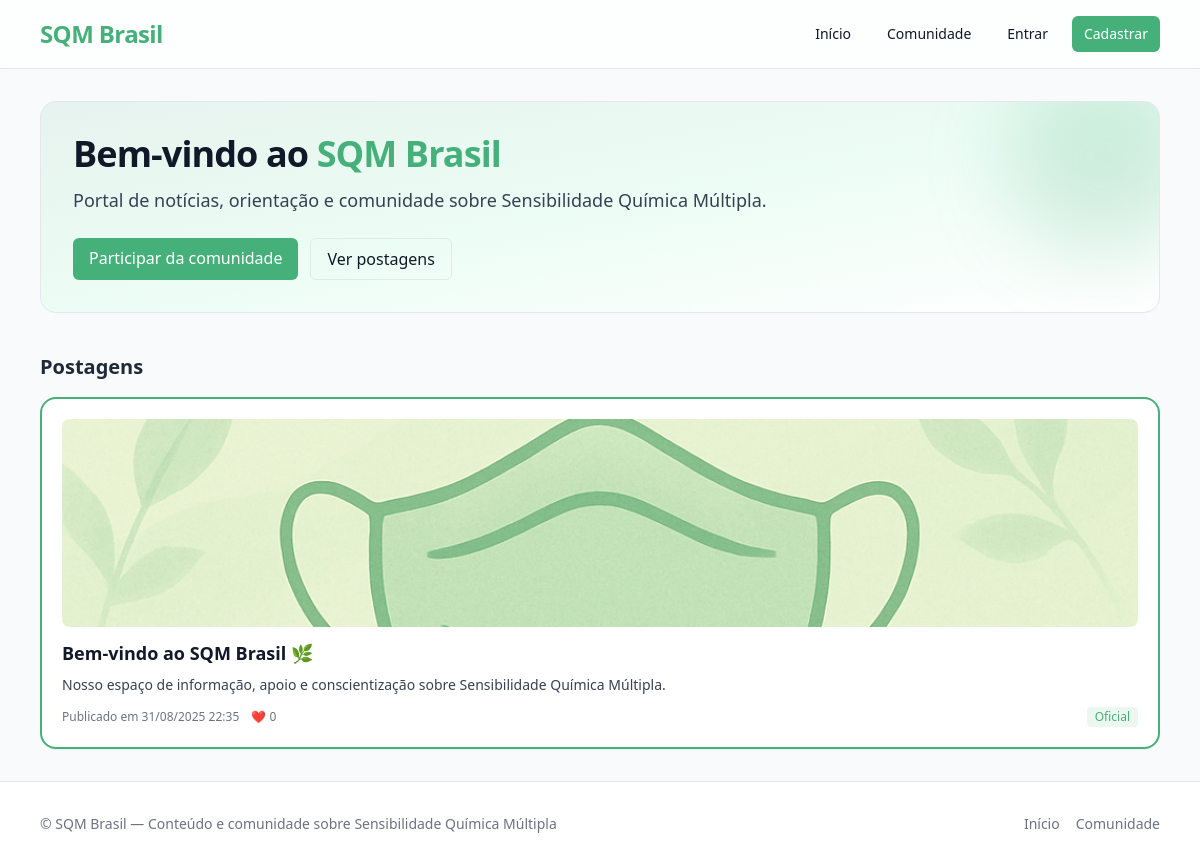
Before: / with the older database file.
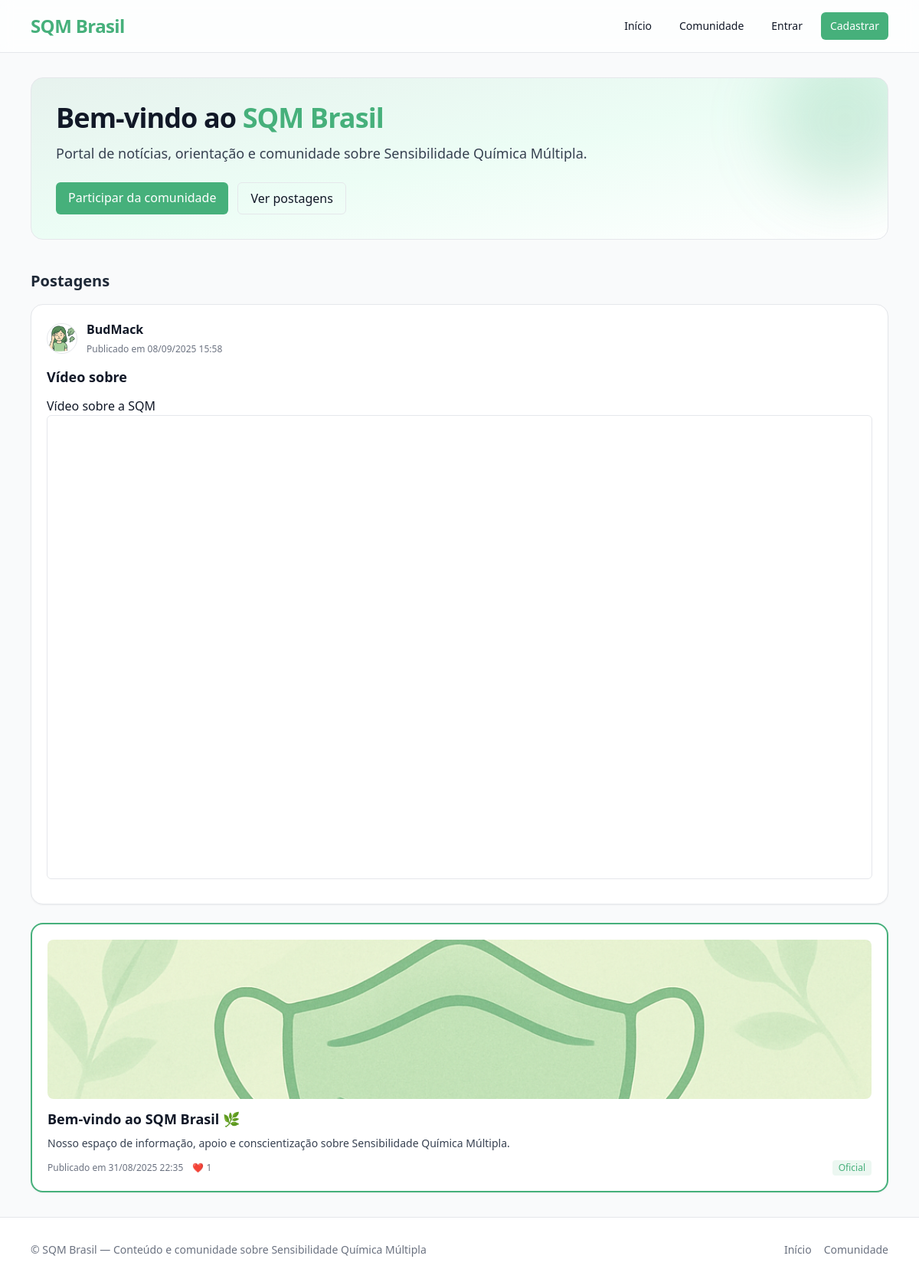
After: the same page with the newer database file.
### core/models.py (models this page shows, shortened)
class Post(models.Model):
    title = models.CharField(max_length=200)
    slug = models.SlugField(unique=True)
    summary = models.TextField(blank=True)
    content = models.TextField()
    cover = models.ImageField(upload_to="posts/", blank=True, null=True)
    created_at = models.DateTimeField(auto_now_add=True)
    published = models.BooleanField(default=True)
    class Meta:
        ordering = ["-created_at"]

class UserPost(models.Model):
    user = models.ForeignKey(User, on_delete=models.CASCADE, related_name="user_posts")
    title = models.CharField(max_length=150)
    content = models.TextField()
    image = models.ImageField(upload_to="user_posts/", blank=True, null=True)
    embed_url = models.URLField("Link de vídeo (YouTube, Instagram, Facebook)", blank=True, null=True)
    created_at = models.DateTimeField(auto_now_add=True)
    is_approved = models.BooleanField(default=False)
    class Meta:
        ordering = ["-created_at"]
    def is_youtube(self):
        return self.embed_url and ("youtube.com" in self.embed_url or "youtu.be" in self.embed_url)
    def youtube_embed(self):
        if not self.embed_url:
            return None
        if "watch?v=" in self.embed_url:
            return self.embed_url.replace("watch?v=", "embed/")
        return self.embed_url

class Profile(models.Model):
    user = models.OneToOneField(User, on_delete=models.CASCADE, related_name="profile")
    avatar = models.ImageField(upload_to="avatars/", default="avatars/default.png")
    bio = models.TextField(max_length=300, blank=True)
    updated_at = models.DateTimeField(auto_now=True)

### core/views.py (the view)
# urls.py: path("", views.home, name="feed"),
def home(request):
    posts = Post.objects.filter(published=True).order_by("-created_at")
    user_posts = UserPost.objects.filter(is_approved=True).select_related("user").order_by("-created_at")
    combined = []
    for p in posts:
        combined.append({"type": "oficial", "obj": p})
    for up in user_posts:
        combined.append({"type": "usuario", "obj": up})
    combined_posts = sorted(combined, key=lambda x: x["obj"].created_at, reverse=True)
    return render(request, "core/home.html", {"combined_posts": combined_posts})

### core/templates/core/home.html (shortened to what this page needs)
{% extends "base.html" %}
{% load tz %}
{% block content %}
  <section class="relative overflow-hidden rounded-2xl border bg-gradient-to-br from-brand/10 via-emerald-50 to-white p-8 mb-10">
    <div class="max-w-3xl">
      <h1 class="text-3xl sm:text-4xl font-extrabold tracking-tight text-gray-900">
        Bem-vindo ao <span class="text-brand">SQM Brasil</span>
      </h1>
      <p class="mt-3 text-gray-700 text-lg">
        Portal de notícias, orientação e comunidade sobre Sensibilidade Química Múltipla.
      </p>
      <div class="mt-6 flex gap-3">
        <a href="/accounts/signup/" class="px-4 py-2 rounded-md bg-brand text-white hover:bg-brand-dark">
          Participar da comunidade
        </a>
        <a href="#feed" class="px-4 py-2 rounded-md border hover:bg-gray-50">
          Ver postagens
        </a>
      </div>
    </div>
    <div class="pointer-events-none absolute -right-10 -top-10 h-48 w-48 rounded-full bg-brand/20 blur-2xl"></div>
  </section>
  <h2 id="feed" class="mb-4 text-xl font-semibold text-gray-800">Postagens</h2>
  {% if combined_posts %}
    <div class="space-y-6">
      {% for item in combined_posts %}
        {% if item.type == "oficial" %}
          <article class="bg-white rounded-2xl border-2 border-brand shadow-sm p-5">
            {% if item.obj.cover %}
              <a href="{% url 'post_detail' slug=item.obj.slug %}">
                <img src="{{ item.obj.cover.url }}" alt="{{ item.obj.title }}" class="w-full h-52 object-cover rounded-lg mb-3">
              </a>
            {% endif %}
            <h3 class="text-lg font-bold">
              <a href="{% url 'post_detail' slug=item.obj.slug %}" class="hover:text-brand">{{ item.obj.title }}</a>
            </h3>
            {% if item.obj.summary %}
              <p class="mt-2 text-sm text-gray-700">{{ item.obj.summary }}</p>
            {% endif %}
            <div class="mt-3 text-xs text-gray-500 flex items-center gap-3">
              <span>Publicado em {{ item.obj.created_at|localtime|date:"d/m/Y H:i" }}</span>
              <span>❤️ {{ item.obj.likes.count }}</span>
              <span class="ml-auto px-2 py-0.5 text-xs bg-brand/10 text-brand rounded">Oficial</span>
            </div>
          </article>
        {% else %}
          <article class="bg-white rounded-2xl border border-gray-200 shadow-sm p-5">
            <div class="flex items-center gap-3 mb-3">
              <div class="h-10 w-10 rounded-full overflow-hidden border">
                {% if item.obj.user.profile.avatar %}
                  <img src="{{ item.obj.user.profile.avatar.url }}" alt="{{ item.obj.user.username }}" class="h-full w-full object-cover">
                {% else %}
                  <div class="h-full w-full flex items-center justify-center bg-gray-100 text-gray-500">?</div>
                {% endif %}
              </div>
              <div>
                <span class="font-semibold">{{ item.obj.user.get_full_name|default:item.obj.user.username }}</span><br>
                <span class="text-xs text-gray-500">Publicado em {{ item.obj.created_at|localtime|date:"d/m/Y H:i" }}</span>
              </div>
            </div>
            <h3 class="text-lg font-semibold mb-2">{{ item.obj.title }}</h3>
            <p class="text-gray-700 mb-3">{{ item.obj.content|linebreaks|truncatewords:50 }}</p>
            {% if item.obj.embed_url %}
              {% if item.obj.is_youtube %}
                <div class="aspect-video mb-3">
                  <iframe class="w-full h-full rounded-md border"
                          src="{{ item.obj.youtube_embed }}"
                          frameborder="0" allowfullscreen></iframe>
                </div>
              {% elif item.obj.is_instagram %}
                <blockquote class="instagram-media" data-instgrm-permalink="{{ item.obj.embed_url }}"></blockquote>
                <script async src="//www.instagram.com/embed.js"></script>
              {% elif item.obj.is_facebook %}
                <div id="fb-root"></div>
                <script async defer src="https://connect.facebook.net/pt_BR/sdk.js#xfbml=1&version=v17.0"></script>
                <div class="fb-post" data-href="{{ item.obj.embed_url }}"></div>
              {% else %}
                <a href="{{ item.obj.embed_url }}" target="_blank" class="text-brand underline">Ver vídeo</a>
              {% endif %}
            {% endif %}
          </article>
        {% endif %}
      {% endfor %}
    </div>
  {% else %}
    <div class="bg-white border rounded-xl p-8 text-center text-gray-600 mb-12">
      Ainda não há postagens.
    </div>
  {% endif %}
{% endblock %}

### core/templates/base.html (shortened to what this page needs)
<!DOCTYPE html>
<html lang="pt-br">
<head>
  <script src="https://cdn.tailwindcss.com"></script>
</head>
<body class="bg-gray-50 text-gray-900 selection:bg-brand/20 selection:text-gray-900">
  <header class="border-b bg-white/90 backdrop-blur supports-[backdrop-filter]:bg-white/70">
    <div class="max-w-6xl mx-auto px-4 py-4 flex items-center justify-between">
      <a href="/" class="text-2xl font-extrabold tracking-tight text-brand hover:text-brand-dark">SQM Brasil</a>
      <nav class="flex items-center gap-3 text-sm">
        <a href="/" class="px-3 py-2 rounded-md hover:bg-gray-100">Início</a>
        <a href="{% url 'profiles_list' %}" class="px-3 py-2 rounded-md hover:bg-gray-100">Comunidade</a>
        {% if user.is_authenticated %}
          <span class="hidden sm:inline text-gray-300">|</span>
          <span class="hidden sm:inline text-gray-600">Olá, {{ user.email|default:user.get_username }}</span>
          <a href="{% url 'profile' username=user.username %}" class="px-3 py-2 rounded-md hover:bg-gray-100">
            Meu Perfil
          </a>
          <a href="{% url 'account_logout' %}" class="px-3 py-2 rounded-md bg-gray-900 text-white hover:bg-gray-800">
            Sair
          </a>
        {% else %}
          <a href="{% url 'account_login' %}" class="px-3 py-2 rounded-md hover:bg-gray-100">Entrar</a>
          <a href="{% url 'account_signup' %}" class="px-3 py-2 rounded-md bg-brand text-white hover:bg-brand-dark">
            Cadastrar
          </a>
        {% endif %}
      </nav>
    </div>
  </header>
  <main class="max-w-6xl mx-auto px-4 py-8">
    {% block content %}{% endblock %}
  </main>
  <footer class="border-t bg-white">
    <div class="max-w-6xl mx-auto px-4 py-8 text-sm text-gray-500 flex flex-col sm:flex-row items-center justify-between gap-3">
      <span>© {{ now|date:"Y" }} SQM Brasil — Conteúdo e comunidade sobre Sensibilidade Química Múltipla</span>
      <nav class="flex gap-4 text-sm">
        <a href="/" class="hover:text-brand">Início</a>
        <a href="{% url 'profiles_list' %}" class="hover:text-brand">Comunidade</a>
      </nav>
    </div>
  </footer>
</body>
</html>

Changed rows visible on the page:
added UserPost: obj.user.profile.avatar (picture), obj.user.get_full_name "BudMack", obj.created_at "08/09/2025 15:58", obj "Vídeo sobre", obj.content "Vídeo sobre a SQM"
computed for Post "Bem-vindo ao SQM Brasil 🌿": obj.likes.count "0" → "1"
